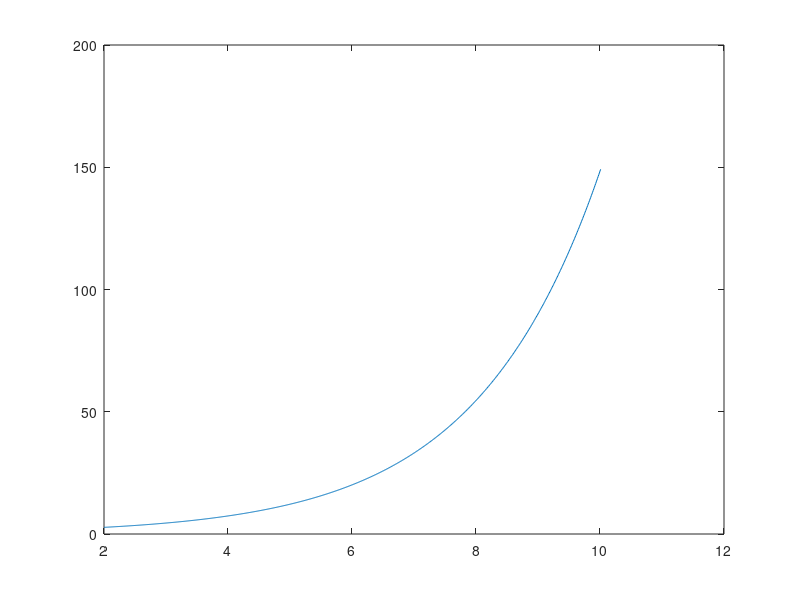

MATLAB code for this plot:
% Runge Kutta Method of solving first order differntial equation
% Solution of the diff eqn y'=y ln(y)/x; with initial condition x0=2, y0=10, from x=2 to x=10


clear all ; % Clears all the previously defined variables from the memory
clc ; % Clears the command window

function result = f(a,b) 
  result= b*log(b)/a; % Function to be evaluated; here in this example, it is f(x,y)=y*ln(y)/x;  Since  the variables x,y are used in the main program variables a,b are used instead of x,y.  
end 

%INPUTS
% Initial values
x0=2;       % Starting value of x
y0=e;


%Final value of x at which the solution (or simulation) has to stop
x_final=10;
h=0.01 ;%step size
k=1;  %counter

%COMPUTATION STARTS
X(1)=x0;  % First value in the array is the initial value
Y(1)=y0;
 
for x=x0:h:x_final
k=k+1;  %incrementing the counter
F1=h*f(X(k-1),Y(k-1));  % Calculatition of F1; f(X(k-1),Y(k-1)) sends values stored in X(k-1) and Y(k-1) to the function named f in the line no. 15, gets the result and uses to calculate F1
x01=X(k-1)+(h/2);
y01=Y(k-1)+(F1/2);
F2=h*f(x01,y01);        % Calculatition of F1; f(x01,y01) sends values stored in x01 and y01 to the function named f in the line no. 15, gets the result and uses to calculate F2
x02=x01;
y02=Y(k-1)+(F2/2);
F3=h*f(x02,y02);        % Calculatition of F3; f(x02,y02) sends values stored in x02 and y02 to the function named f in the line no. 15, gets the result and uses to calculate F3

x03=X(k-1)+h;
y03=Y(k-1)+F3;
F4=h*f(x03,y03);        % Calculatition of F4; f(x03,y03) sends values stored in x03 and y03 to the function named f in the line no. 15, gets the result and uses to calculate F4

X(k)=X(k-1)+h;
Y(k)=Y(k-1)+(1/6)*(F1+2*F2+2*F3+F4);  
end
plot(X,Y) 
